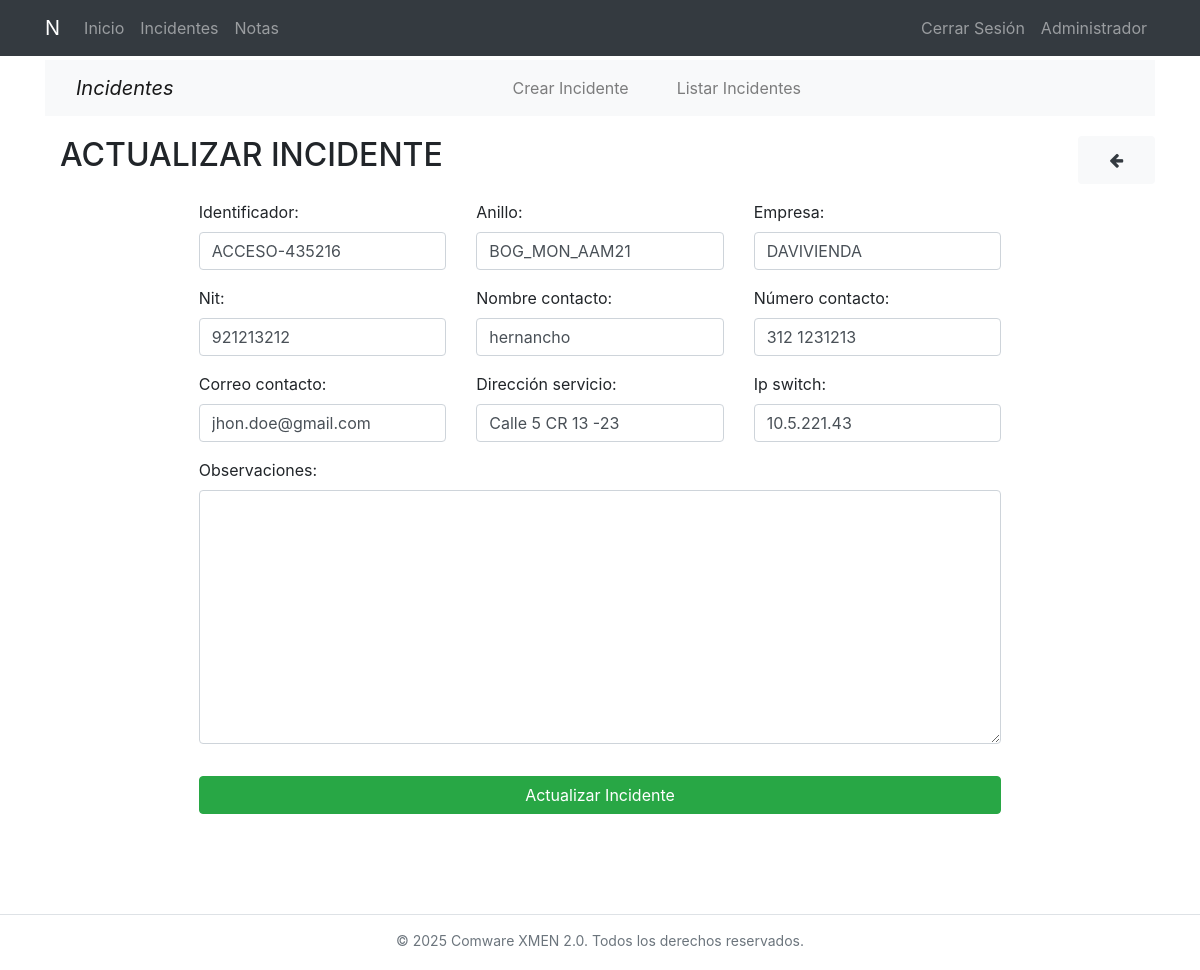
The page /incidents/update/18/ (signed in) on the database as committed earlier.
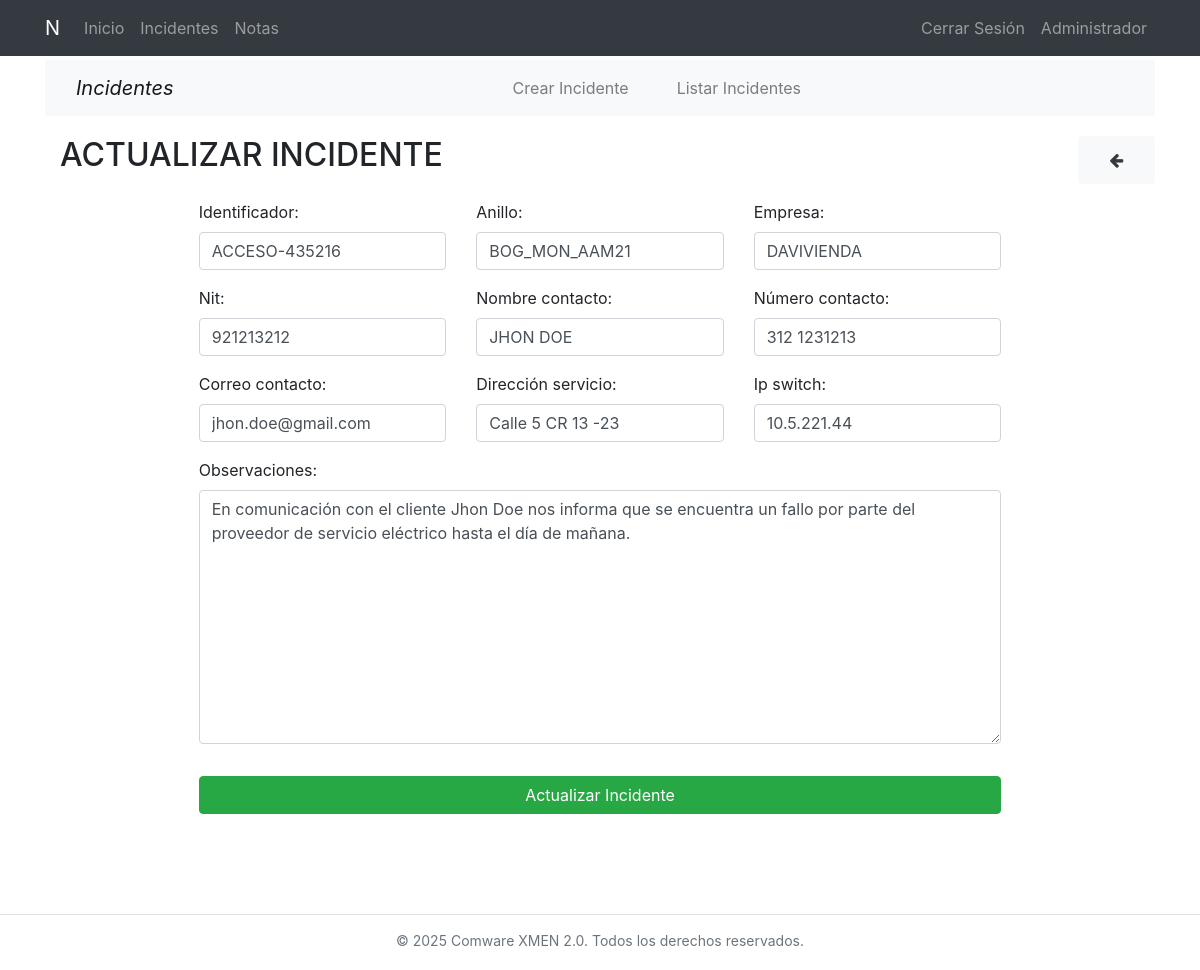
The same page on the database as committed later.
### incidents/models.py (models this page shows, shortened)
class Incident(models.Model):
    id_servicio = models.CharField(max_length=20, verbose_name='Identificador', unique=True)
    nombre_anillo = models.CharField(max_length=20, verbose_name='Anillo')
    nombre_cliente = models.CharField(max_length=50, verbose_name='Empresa')
    nit = models.CharField(max_length=15, verbose_name='Nit')
    nombre_contacto = models.CharField(max_length=30, verbose_name='Nombre contacto')
    numero_contacto = models.CharField(max_length=15, verbose_name='Número contacto')
    correo_contacto = models.EmailField(verbose_name='Correo contacto')
    direccion_servicio = models.CharField(max_length=50, verbose_name='Dirección servicio')
    ip = models.CharField(max_length=16, verbose_name='ip switch')
    observaciones = models.TextField(verbose_name='Observaciones',  blank=True, null=True)
    created = models.DateTimeField(auto_now_add=True, verbose_name='Fecha de creación')
    updated = models.DateTimeField(auto_now=True, verbose_name='Fecha de modificación')
    usuario = models.ForeignKey(User, on_delete=models.CASCADE, related_name='incidentes', null=True)
    class Meta:
        verbose_name = 'incidente'
        verbose_name_plural = 'incidentes'
        ordering = ["-created"]

### incidents/views.py (the view, shortened to what this page needs)
# urls.py: path('update/<int:pk>/', views.IncidentUpdateView.as_view(), name='update'),
class IncidentUpdateView(UpdateView):
    model = Incident
    form_class = forms.IncidentForm
    template_name_suffix = "_update_form"
    def get_queryset(self):
        return Incident.objects.filter(usuario=self.request.user)

### incidents/forms.py
class IncidentForm(forms.ModelForm):
    class Meta:
        model = Incident
        fields = ['id_servicio', 'nombre_anillo', 'nombre_cliente', 'nit', 'nombre_contacto',
        'numero_contacto', 'correo_contacto', 'direccion_servicio', 'ip', 'observaciones']
        widgets = {
        'id_servicio': forms.TextInput(attrs={'class': 'form-control mb-2'}),
        'nombre_anillo': forms.TextInput(attrs={'class': 'form-control mb-2'}),
        'nombre_cliente': forms.TextInput(attrs={'class': 'form-control mb-2'}),
        'nit': forms.TextInput(attrs={'class': 'form-control mb-2'}),
        'nombre_contacto': forms.TextInput(attrs={'class': 'form-control mb-2'}),
        'numero_contacto': forms.TextInput(attrs={'class': 'form-control mb-2'}),
        'correo_contacto': forms.EmailInput(attrs={'class': 'form-control mb-2'}),
        'direccion_servicio': forms.TextInput(attrs={'class': 'form-control mb-2'}),
        'ip': forms.TextInput(attrs={'class': 'form-control mb-2'}),
        'observaciones': forms.Textarea(attrs={'class': 'form-control mb-3'}),
        }

### incidents/templatetags/incidents_extra.py (called while the page is built)
@register.filter
def add_class(field, css_class):
    return field.as_widget(attrs={"class": css_class})

### incidents/templates/incidents/incident_update_form.html (shortened to what this page needs)
{% extends 'core/base.html' %}
{% load static %}
{% load incidents_extra %}
{% block content %}
{% include 'incidents/includes/incidents_menu.html'%}
<main role="main">
  <div class="container">
    <div class="row">
      <div class="col-md-11">
        <h2 class="section-heading mb-4">ACTUALIZAR INCIDENTE</h2>
      </div>
      <div class="col-md-1">
        <div class="mb-3">
          <a href="javascript:history.back()" class="btn btn-light border-0 shadow-sm rounded-3 px-4 py-2">
            <i class="fa fa-arrow-left m-2 text-dark"></i>
          </a>
        </div>
      </div>
    </div>
    <div class="row mb-2">
      <div class="col-md-9 mx-auto">
        <form action="" method="post">
          <div class="row">
            {% for field in form %}
              {% if forloop.last %}
              <div class="col-md-12">
                <div class="form-group">
                  {{ field.label_tag }}
                  {{ field|add_class:"form-control" }}
                </div>
              </div>
              {% else %}
                <div class="col-md-4">
                  <div class="form-group">
                    {{ field.label_tag }}
                    {{ field|add_class:"form-control" }}
                  </div>
                </div>
              {% endif %}
            {% endfor %}
          </div>
          <div class="text-center">
            <input type="submit" class="btn btn-success btn-block mt-3" value="Actualizar Incidente" />
          </div>
        </form>
        </div>
      </div>
    </div>
  </div>
{% endblock %}

Rows that differ between the two databases and show on the page:
changed Incident "ACCESO-435216": nombre_contacto "hernancho" → "JHON DOE"; ip "10.5.221.43" → "10.5.221.44"; observaciones (not shown) → "En comunicación con el cliente Jhon Doe nos informa que se encuentra un fallo por parte del proveedor de servicio eléctrico hasta el día de mañana."
